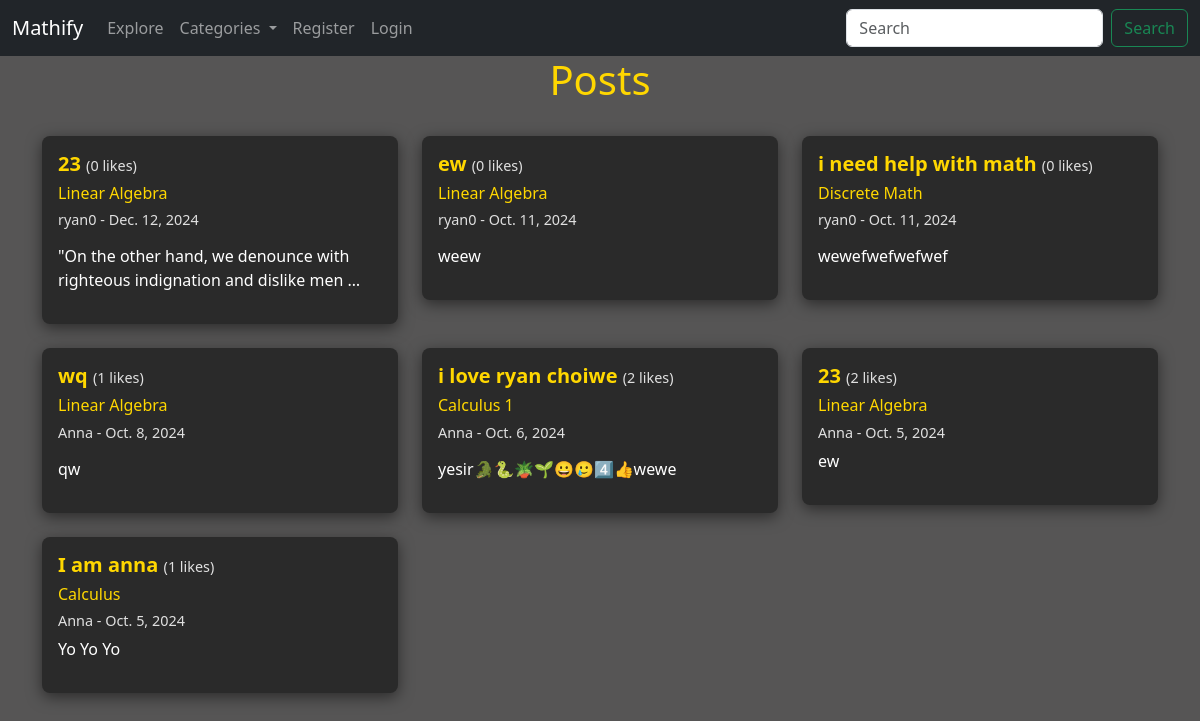
The page /explore/ on the database as committed earlier.
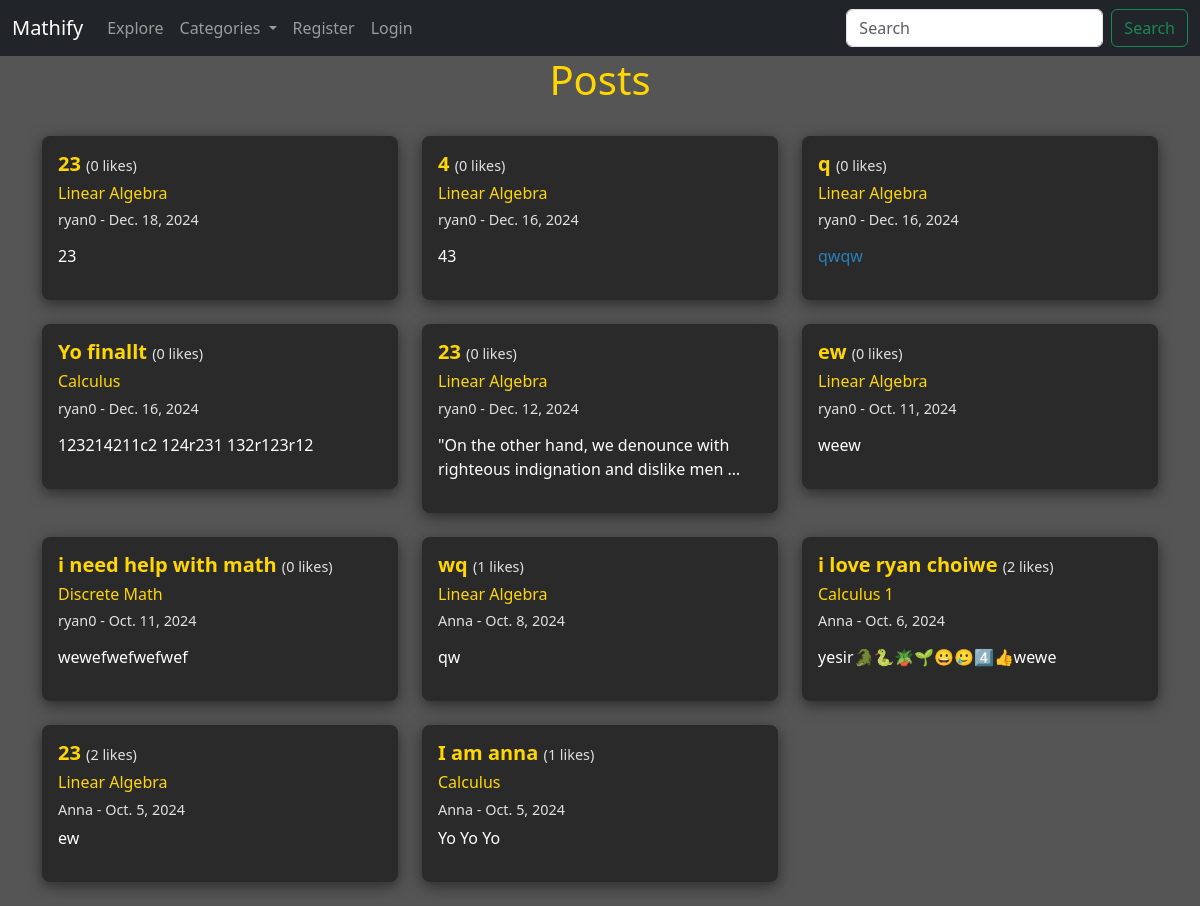
The same page on the database as committed later.
### myApp/models.py (models this page shows, shortened)
class Post(models.Model):
    title = models.CharField(max_length=255)
    header_image = models.ImageField(null=True, blank=True, upload_to="images/")
    author = models.ForeignKey(User, on_delete=models.CASCADE)
    body = RichTextField(blank=True, null=True)
    post_date = models.DateField(auto_now_add=True)
    category = models.CharField(max_length=255, default='uncategorized')
    likes = models.ManyToManyField(User, related_name='blog_post')
    def total_likes(self):
        return self.likes.count()

### myApp/views.py (the view)
# urls.py: path('explore/', BlogView.as_view(), name="blog_view"),
class BlogView(ListView):
    model = Post
    template_name = 'myApp/blog.html'
    ordering = ['-post_date']
    def get_context_data(self, *args, **kwargs):
        cat_menu = Category.objects.all()
        context = super(BlogView, self).get_context_data(*args, **kwargs)
        context["cat_menu"] = cat_menu
        return context

### myApp/models.py (called while the page is built)
    def __str__(self):
        return self.name

### myApp/templates/myApp/blog.html (shortened to what this page needs)
{% extends 'myApp/base.html' %}
{% load static %}
{% block content %}
<link rel="stylesheet" href="{% static 'myApp/css/blog.css' %}">
<h1>Posts</h1>
<div class="row">
    {% for post in object_list %}
    <div class="col-md-4 mb-4">
        <div class="card">
            <div class="card-body">
                <h5 class="card-title">
                    <a href="{% url 'article_details' pk=post.pk %}">{{ post.title }}</a>
                    <span class="card-color"> ({{ post.total_likes }} likes)</span>
                </h5>
                {% if post.category != 'uncategorized' %}
                <h6>
                    <a href="{% url 'category' post.category|slugify %}">{{ post.category }}</a>
                </h6>
                {% endif %}
                <h6 class="card-color">
                    {{ post.author.username }} - {{ post.post_date }}
                </h6>
                <div class="body-text">
                    <p>{{ post.body|safe|truncatewords:12 }}</p>
                </div>
            </div>
        </div>
    </div>
    {% endfor %}
</div>
{% endblock %}

### myApp/templates/myApp/base.html (shortened to what this page needs)
<!doctype html>
<html lang="en">
  <head>
    <link href="https://cdn.jsdelivr.net/npm/bootstrap@5.3.3/dist/css/bootstrap.min.css" rel="stylesheet">
  </head>
  <body>
    <nav class="navbar navbar-expand-lg navbar-dark bg-dark">
        <div class="container-fluid">
          <a class="navbar-brand" href="{% url 'home' %}">Mathify</a>
          <div class="collapse navbar-collapse" id="navbarSupportedContent">
            <ul class="navbar-nav me-auto mb-2 mb-lg-0">
              <li class="nav-item">
                <a class="nav-link" href="{% url 'blog_view' %}">Explore</a>
              </li>
              {% if cat_menu %}
                <li class="nav-item dropdown">
                  <a class="nav-link dropdown-toggle" href="#" role="button" data-bs-toggle="dropdown" aria-expanded="false">
                    Categories
                  </a>
                </li>
              {%  endif %}
              {% if user.is_authenticated %}
                <li class="nav-item">
                  <a class="nav-link" href="{% url 'add_post' %}">Add Post</a>
                </li>
                <li class="nav-item dropdown">
                  <a class="nav-link dropdown-toggle" href="#" role="button" data-bs-toggle="dropdown" aria-expanded="false">
                    Profile
                  </a>
                  <ul class="dropdown-menu">
                    <li><a class="dropdown-item" href="{% url 'edit_profile' %}">Edit Setting</a></li>
                    {% if user.profile.id %}
                      <li><a class="dropdown-item" href="{% url 'edit_profile_page' user.profile.id %}">Edit Profile Page</a></li>
                    {% else %}
                      <li><a class="dropdown-item" href="{% url 'create_profile' %}">Create Profile Page</a></li>
                    {% endif %}
                  </ul>
                </li>
                <li>
                  <form method="post" action="{% url 'logout' %}" class="nav-item">
                  {% csrf_token %}
                  <button type="submit" class="nav-link">Logout</button>
                  </form>
                </li>
              {% else %}
                <li class="nav-item">
                  <a class="nav-link" href="{% url 'register' %}">Register</a>
                </li>
                <li class="nav-item">
                  <a class="nav-link" href="{% url 'login' %}">Login</a>
                </li>
              {%  endif %}
            </ul>
            <form class="d-flex" role="search">
              <input class="form-control me-2" type="search" placeholder="Search" aria-label="Search">
              <button class="btn btn-outline-success" type="submit">Search</button>
            </form>
          </div>
        </div>
      </nav>
    <div class="container">
        {% block content %}
        {% endblock %}
    </div>
  </body>
</html>

### static/myApp/css/blog.css (style rules this page uses)
:root { --dark-gray: #1a1a1a; --light-gray: #2a2a2a; --yellow: #ffd700; --text-color: #ffffff; }
body { background-color: #565555; }
h1 { text-align: center; margin-bottom: 2rem; color: var(--yellow); }
.card { background-color: var(--light-gray); border: none; border-radius: 8px; transition: transform 0.3s ease, box-shadow 0.3s ease; box-shadow: 0 4px 15px rgba(0,0,0,0.5); }
.card-title a { text-decoration: none; color: var(--yellow); font-weight: bold; }
.card-color { color: #e0e0e0; font-size: 0.9rem; }
.body-text { color: var(--text-color) }
h6 a { text-decoration: none; color: var(--yellow); }

Rows that differ between the two databases and show on the page:
added Post: title "23", total_likes "0", category "Linear Algebra", author.username "ryan0", post_date "Dec. 18, 2024", body "23"
added Post: title "4", total_likes "0", category "Linear Algebra", author.username "ryan0", post_date "Dec. 16, 2024", body "43"
added Post: title "q", total_likes "0", category "Linear Algebra", author.username "ryan0", post_date "Dec. 16, 2024", body "qwqw"
added Post: title "Yo finallt", total_likes "0", category "Calculus", author.username "ryan0", post_date "Dec. 16, 2024", body "123214211c2 124r231 132r123r12"
